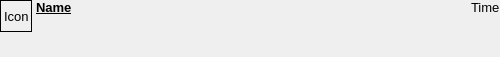
<?xml version="1.0" encoding="UTF-8"?>
<ui version="4.0">
 <class>Form</class>
 <widget class="QWidget" name="Form">
  <property name="geometry">
   <rect>
    <x>0</x>
    <y>0</y>
    <width>500</width>
    <height>57</height>
   </rect>
  </property>
  <property name="sizePolicy">
   <sizepolicy hsizetype="MinimumExpanding" vsizetype="MinimumExpanding">
    <horstretch>0</horstretch>
    <verstretch>0</verstretch>
   </sizepolicy>
  </property>
  <property name="maximumSize">
   <size>
    <width>500</width>
    <height>16777215</height>
   </size>
  </property>
  <property name="windowTitle">
   <string>Form</string>
  </property>
  <layout class="QHBoxLayout" name="horizontalLayout_2">
   <property name="spacing">
    <number>0</number>
   </property>
   <property name="leftMargin">
    <number>0</number>
   </property>
   <property name="topMargin">
    <number>0</number>
   </property>
   <property name="rightMargin">
    <number>0</number>
   </property>
   <property name="bottomMargin">
    <number>0</number>
   </property>
   <item>
    <layout class="QHBoxLayout" name="horizontalLayout">
     <property name="spacing">
      <number>0</number>
     </property>
     <property name="bottomMargin">
      <number>2</number>
     </property>
     <item>
      <layout class="QVBoxLayout" name="verticalLayout_2">
       <property name="spacing">
        <number>0</number>
       </property>
       <property name="rightMargin">
        <number>4</number>
       </property>
       <item>
        <widget class="QLabel" name="iconLabel">
         <property name="sizePolicy">
          <sizepolicy hsizetype="Fixed" vsizetype="Fixed">
           <horstretch>0</horstretch>
           <verstretch>0</verstretch>
          </sizepolicy>
         </property>
         <property name="minimumSize">
          <size>
           <width>32</width>
           <height>32</height>
          </size>
         </property>
         <property name="maximumSize">
          <size>
           <width>32</width>
           <height>32</height>
          </size>
         </property>
         <property name="font">
          <font>
           <pointsize>10</pointsize>
          </font>
         </property>
         <property name="frameShape">
          <enum>QFrame::Box</enum>
         </property>
         <property name="text">
          <string>Icon</string>
         </property>
        </widget>
       </item>
       <item>
        <spacer name="verticalSpacer">
         <property name="orientation">
          <enum>Qt::Vertical</enum>
         </property>
         <property name="sizeType">
          <enum>QSizePolicy::MinimumExpanding</enum>
         </property>
         <property name="sizeHint" stdset="0">
          <size>
           <width>20</width>
           <height>0</height>
          </size>
         </property>
        </spacer>
       </item>
      </layout>
     </item>
     <item>
      <layout class="QVBoxLayout" name="verticalLayout">
       <property name="spacing">
        <number>2</number>
       </property>
       <item>
        <layout class="QHBoxLayout" name="horizontalLayout_3">
         <property name="spacing">
          <number>0</number>
         </property>
         <item>
          <widget class="QLabel" name="nameLabel">
           <property name="sizePolicy">
            <sizepolicy hsizetype="Expanding" vsizetype="Fixed">
             <horstretch>0</horstretch>
             <verstretch>32</verstretch>
            </sizepolicy>
           </property>
           <property name="minimumSize">
            <size>
             <width>50</width>
             <height>16</height>
            </size>
           </property>
           <property name="maximumSize">
            <size>
             <width>16777215</width>
             <height>32</height>
            </size>
           </property>
           <property name="font">
            <font>
             <pointsize>10</pointsize>
             <weight>75</weight>
             <bold>true</bold>
             <underline>true</underline>
            </font>
           </property>
           <property name="frameShape">
            <enum>QFrame::NoFrame</enum>
           </property>
           <property name="text">
            <string>Name</string>
           </property>
           <property name="alignment">
            <set>Qt::AlignLeading|Qt::AlignLeft|Qt::AlignTop</set>
           </property>
          </widget>
         </item>
         <item>
          <widget class="QLabel" name="timeLabel">
           <property name="sizePolicy">
            <sizepolicy hsizetype="Minimum" vsizetype="Fixed">
             <horstretch>0</horstretch>
             <verstretch>0</verstretch>
            </sizepolicy>
           </property>
           <property name="minimumSize">
            <size>
             <width>0</width>
             <height>16</height>
            </size>
           </property>
           <property name="font">
            <font>
             <pointsize>10</pointsize>
             <italic>false</italic>
             <underline>false</underline>
             <strikeout>false</strikeout>
             <stylestrategy>PreferDefault</stylestrategy>
             <kerning>true</kerning>
            </font>
           </property>
           <property name="frameShape">
            <enum>QFrame::NoFrame</enum>
           </property>
           <property name="text">
            <string>Time</string>
           </property>
           <property name="alignment">
            <set>Qt::AlignLeading|Qt::AlignLeft|Qt::AlignTop</set>
           </property>
          </widget>
         </item>
        </layout>
       </item>
       <item>
        <widget class="QLabel" name="bodyLabel">
         <property name="sizePolicy">
          <sizepolicy hsizetype="Expanding" vsizetype="MinimumExpanding">
           <horstretch>0</horstretch>
           <verstretch>0</verstretch>
          </sizepolicy>
         </property>
         <property name="minimumSize">
          <size>
           <width>332</width>
           <height>32</height>
          </size>
         </property>
         <property name="maximumSize">
          <size>
           <width>500</width>
           <height>1000</height>
          </size>
         </property>
         <property name="font">
          <font>
           <pointsize>10</pointsize>
          </font>
         </property>
         <property name="locale">
          <locale language="Russian" country="Russia"/>
         </property>
         <property name="inputMethodHints">
          <set>Qt::ImhMultiLine</set>
         </property>
         <property name="frameShape">
          <enum>QFrame::NoFrame</enum>
         </property>
         <property name="text">
          <string/>
         </property>
         <property name="alignment">
          <set>Qt::AlignLeading|Qt::AlignLeft|Qt::AlignTop</set>
         </property>
         <property name="wordWrap">
          <bool>true</bool>
         </property>
        </widget>
       </item>
      </layout>
     </item>
    </layout>
   </item>
  </layout>
 </widget>
 <resources/>
 <connections/>
</ui>
